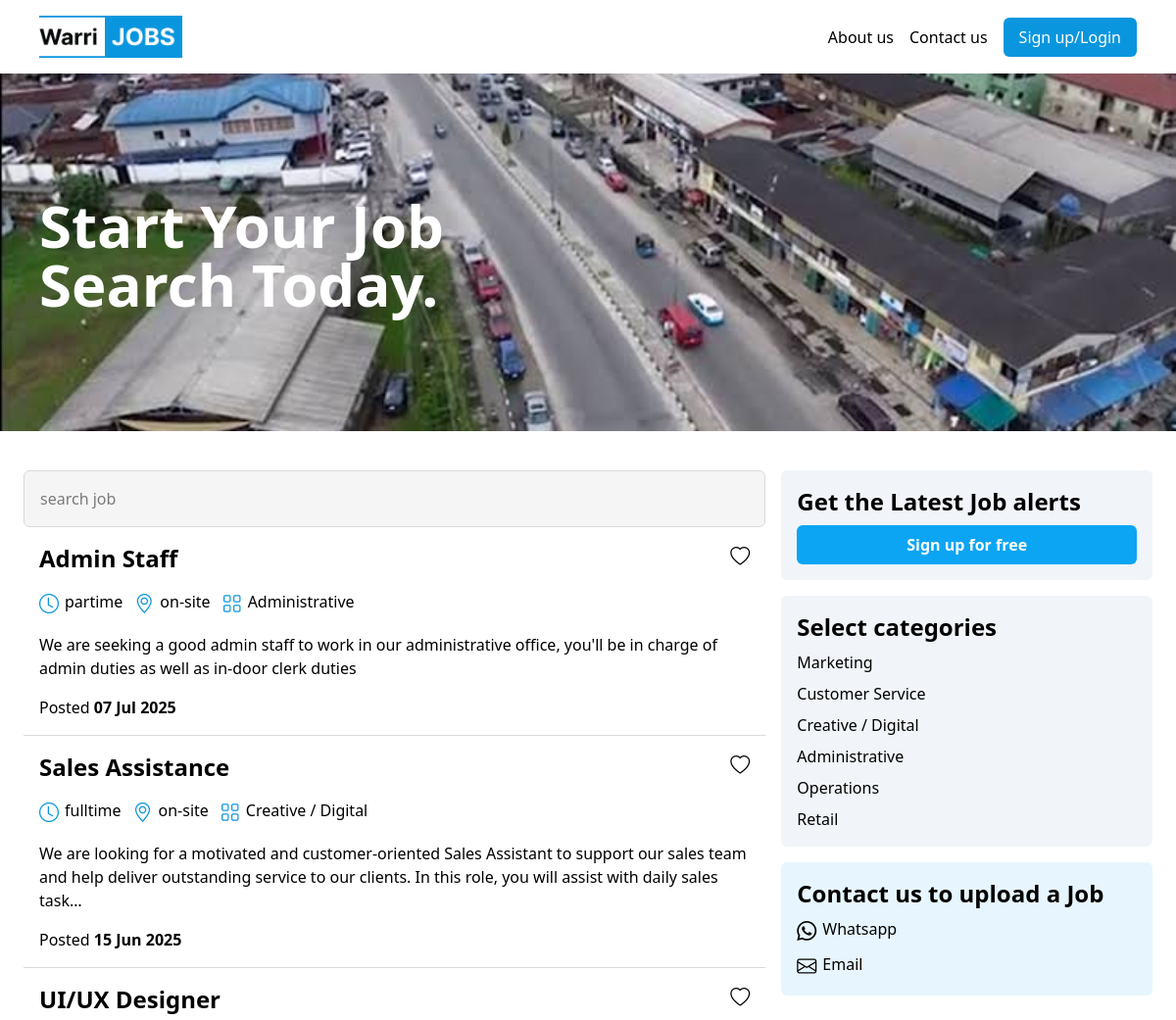
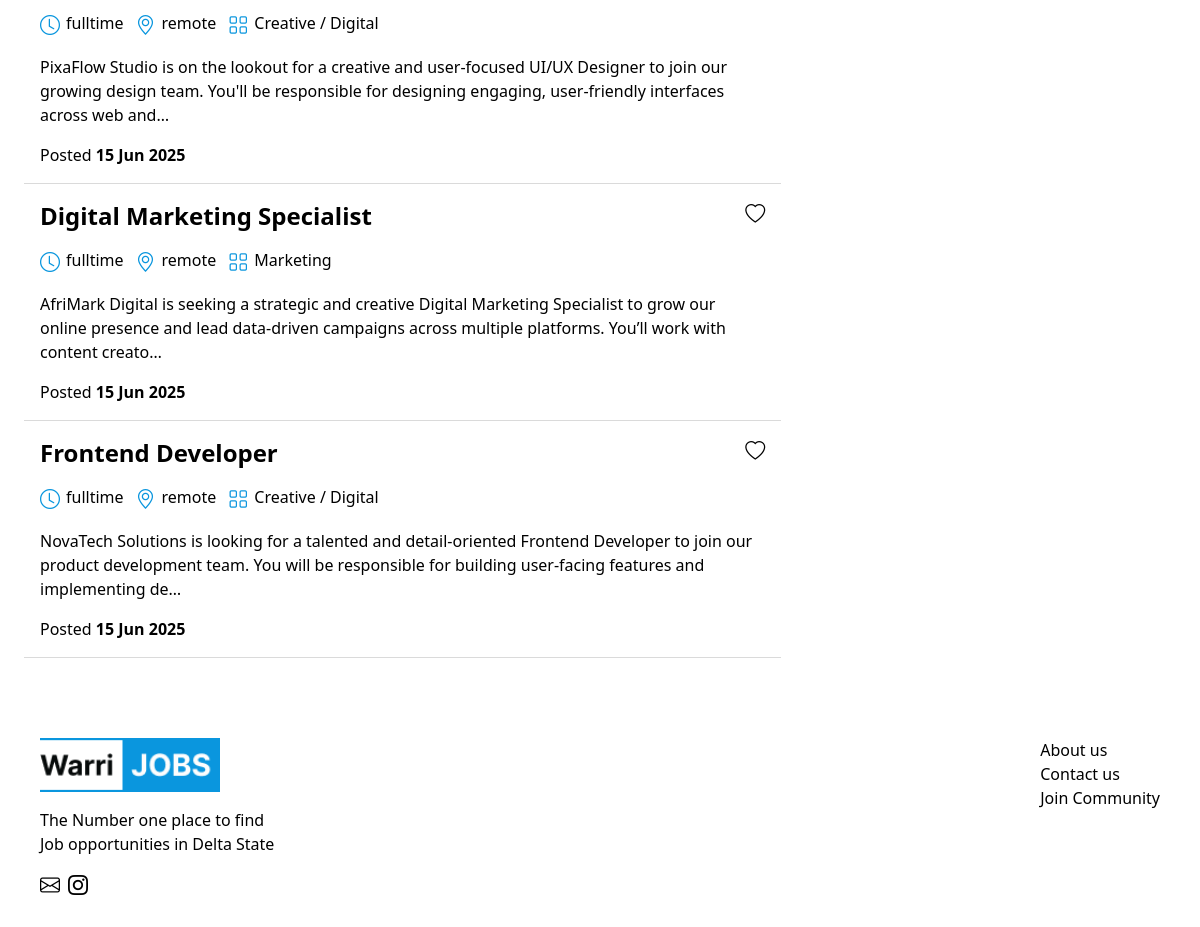
The page / on the database its author committed (2 pictures, top to bottom).
### jobs/models.py (models this page shows, shortened)
class JobsModel(models.Model):
    JOB_TYPE_CHOICES= {
        ('fulltime', 'Fulltime'),
        ('partime', 'Partime'),
    }
    WORK_LOCATION_CHOICES= {
        ('on-site', 'On-site'),
        ('remote', 'Remote'),
        ('hybrid', 'Hybrid'),
    }
    CATEGORY_CHOICES= {
        ('Customer Service', 'Customer Service'),
        ('Operations', 'Operations'),
        ('Marketing', 'Marketing'),
        ('Retail', 'Retail'),
        ('Administrative', 'Administrative'),
        ('Creative / Digital', 'Creative / Digital'),
    }
    title = models.CharField(max_length=200)
    description = models.TextField(max_length=1500)
    slug = AutoSlugField(populate_from='title', unique=True, blank=True, null=True, always_update=True)
    company_name = models.CharField(max_length=200)
    date_posted = models.DateTimeField(auto_now_add=True, null=True, blank=True)
    job_type = models.CharField( max_length=50, choices=JOB_TYPE_CHOICES )
    work_location = models.CharField( max_length=50, choices=WORK_LOCATION_CHOICES)
    categories = models.CharField( max_length=50,  choices=CATEGORY_CHOICES)
    core_tasks = models.TextField(max_length=1500)
    requirements = models.TextField(max_length=1500)
    nice_to_have = models.TextField(max_length=1500, null=True, blank=True)
    benefits = models.TextField(max_length=1500, null=True, blank=True)
    contact_info = models.CharField(max_length=1500)
    saved = models.ManyToManyField(RegularUSer, related_name='saved', blank=True )

### jobs/views.py (the view)
# urls.py: path('', homeview, name='home'),
def homeview(request):
    query = request.GET.get('search')
    if query:
        jobs = JobsModel.objects.filter( Q(title__icontains=query) | Q(categories__contains=query) )
        return redirect(f'search/?search={query}')
    else:
        jobs = JobsModel.objects.all().order_by('-date_posted')
    categories = JobsModel.CATEGORY_CHOICES
    user = request.user
    context = {
        'jobs':jobs,
        'categories' : categories,
        'query' : query,
        'user' : user,
    }
    return render(request, "index.html", context)

### jobs/templates/index.html (shortened to what this page needs)
{% load static %}
<!DOCTYPE html>
<html lang="en">
<head>
    <link rel="stylesheet" href="{% static 'dist/styles.css' %}">
    {% include 'links.html' %}
</head>
<body>
    {% include 'partials/navbar.html' %}
    {% block content %}
    <div class="w-full flex justify-center bg-center bg-cover" style="background-image: url('{% static "images/warri.jpg" %}')">
        <div class="w-full pb-20 pt-30 pl-4 pr-4
                    sm:w-6xl sm:pb-30 sm:pt-50  " >
        <h1 class="text-white font-bold text-4xl
                    sm:text-6xl                "> Start Your Job <br> Search Today.</h1>
        </div>
    </div>
    <div class="w-full flex justify-center pt-10" >
        <div class="w-full
                    sm:w-6xl sm:max-lg:pr-4 sm:max-lg:pl-4       ">
            <div class="flex justify-between w-full gap-4" >
                <div class=" w-full
                            sm:w-2/3 sm:flex sm:flex-col    ">
                     <form method="get" class="pl-4 pr-4 md:p-0 ">
                        <input class="w-full p-4 border-1 border-[#DADADA] bg-[#F5F5F5] rounded-md
                                      sm:m-0 " type="text" name="search" placeholder="search job">
                     </form>
                     {% for job in jobs %}
                     <div class="w-full flex flex-col p-4 gap-4 border-b-1 border-[#DADADA]" >
                        <div class="w-full flex justify-between">
                            <h2 class="text-2xl font-bold text-black "> <a href="{% url 'job-detail' job.slug %}">  {{ job.title }} </a> </h2>
                            <a href="{% url 'add_saved' job.id %}">
                                {% if request.user in job.saved.all %}
                                    <i class="bi bi-heart-fill text-xl text-[#0A96DE]"></i>
                                {% else %}
                                    <i class="bi bi-heart text-xl"></i>
                                {% endif %}
                            </a>
                        </div>
                        <div class="flex flex-row gap-3">
                            <div class="flex flex-row gap-1.5"> <i class="bi bi-clock text-[#0A96DE] text-xl"></i> <p> {{ job.job_type }}</p> </div>
                            <div class="flex flex-row gap-1.5"> <i class="bi bi-geo-alt text-[#0A96DE] text-xl"></i> <p>{{ job.work_location }}</p> </div>
                            <div class="flex flex-row gap-1.5 "> <i class="bi bi-grid text-[#0A96DE] text-xl "></i> <p>{{ job.categories }}</p> </div>
                        </div>
                        <p>  {{ job.description|truncatechars:200 }} </p>
                        <p> Posted <span class="font-semibold"> {{ job.date_posted|date:"d M Y" }} </span> </p>
                     </div>
                        {% empty %}
                            <i class="bi bi-box-seam"></i>
                            <p> They are no Jobs</p>
                      {% endfor %}
                </div>
                <div class=" hidden
                            sm:w-1/3 sm:flex sm:flex-col sm:gap-4 ">
                     {% if user.is_authenticated  %}
                     {% else %}
                     <div class="w-full flex flex-col p-4 gap-2 bg-slate-100 rounded-md ">
                        <h2 class="text-2xl font-bold">Get the Latest Job alerts </h2>
                        <a href="{% url 'register' %}" class="w-full bg-[#0BA5F4] p-2 text-center font-bold text-white rounded-md"> Sign up for free </a>
                     </div>
                     {% endif %}
                     <div class="w-full flex flex-col p-4 gap-2 bg-slate-100 rounded-md">
                        <h2 class="text-2xl font-bold">Select categories</h2>
                        {% for category, label in categories %}
                        <p> <a href="?search={{ category }}"> {{ category }} </a> </p>
                        {% endfor %}
                     </div>
                     <div class="w-full flex flex-col p-4 gap-2 bg-[#E7F6FE] rounded-md ">
                        <h2 class="text-2xl font-bold">Contact us to upload a Job </h2>
                        <div class="flex flex-row gap-1.5"> <i class="bi bi-whatsapp text-xl"></i> <p class="text-black"> Whatsapp </p> </div>
                        <div class="flex flex-row gap-1.5"> <i class="bi bi-envelope text-xl"></i> <p class="text-black"> Email </p> </div>
                     </div>
                </div>
            </div>
        </div>
    </div>
    {% endblock %}
    {% include 'links.html' %}
    {% include 'partials/footer.html' %}
</body>
</html>

### jobs/templates/links.html (shortened to what this page needs)
<link rel="stylesheet" href="https://cdn.jsdelivr.net/npm/bootstrap-icons@1.11.3/font/bootstrap-icons.css">
<script src="https://cdn.jsdelivr.net/npm/@tailwindcss/browser@4"></script>

### jobs/templates/partials/navbar.html (shortened to what this page needs)
{% load static %}
    <div class="w-full flex justify-center fixed bg-white z-[100]">
  <div class="w-6xl">
    <div class=" w-full flex justify-between items-center p-4 flex-row flex-wrap sm:flex-nowrap">
      <a href="{% url 'home' %}" class="">
        <img src="{% static 'images/wj-logo.png' %}" alt="Logo" class="w-auto">
      </a>
      <div id="menu" class="w-full md:max-lg:hidden  sm:hidden md:flex flex-col sm:flex-row gap-4 items-start md:items-center mt-4 md:mt-0 hidden sm:justify-end">
        <div class="flex flex-col sm:flex-row gap-4 pb-5 sm:pb-0">
        <a href="#">About us</a>
        <a href="#">Contact us</a>
        </div>
        {% if user.is_authenticated %}
        <div class="flex flex-col md:flex-row gap-4 w-full md:w-auto">
          <div class="flex items-center gap-2">
            <i class="bi bi-heart text-[#0A96DE] text-2xl"></i>
            <a href="{% url 'saved' %}" class="text-black font-semibold">Saved</a>
          </div>
          <a href="#" class="bg-[#E7F6FE] py-2 px-4 text-black font-bold rounded-md flex items-center gap-2">
            <i class="bi bi-person-circle text-[#0A96DE] text-2xl"></i> {{ user.full_name }}
          </a>
        </div>
        {% else %}
        <a href="{% url 'register' %}" class="bg-[#0A96DE] py-2 px-4 text-white rounded-md w-full md:w-auto text-center">
          Sign up/Login
        </a>
        {% endif %}
      </div>
    </div>
  </div>
</div>

### jobs/templates/partials/footer.html
{% load static %}
<div class="w-full flex justify-center  pt-10 pb-10 mt-10" >
    <div class="w-6xl" >
        <div class="w-full flex flex-col gap-4 pl-4 pr-4
                    sm:flex-row sm:justify-between ">
            <div class="flex flex-col gap-4">
                <img src="{% static 'images/wj-logo.png' %}"  class="w-45" alt="">
                <p class="w-60" >The Number one place to find Job opportunities in Delta State</p>
                <div class="flex flex-row gap-2">
                    <i class="bi bi-envelope text-xl"></i>
                    <i class="bi bi-instagram text-xl"></i>
                </div>
            </div>
             <div class="flex flex-col">
                <a href=""> About us</a>
                <a href=""> Contact us </a>
                <a href=""> Join Community</a>
             </div>
        </div>
    </div>
</div>

### rows shown on the page
JobsModel: title "Admin Staff", job_type "partime", work_location "on-site", categories "Administrative", description "We are seeking a good admin staff to work in our administrative office, you'll be in charge of admin duties as well as in-door clerk duties", date_posted "07 Jul 2025"
JobsModel: title "Sales Assistance", job_type "fulltime", work_location "on-site", categories "Creative / Digital", description "We are looking for a motivated and customer-oriented Sales Assistant to support our sales team and help deliver outstanding service to our clients. In this role, you will assist with daily sales task…", date_posted "15 Jun 2025"
JobsModel: title "UI/UX Designer", job_type "fulltime", work_location "remote", categories "Creative / Digital", description "PixaFlow Studio is on the lookout for a creative and user-focused UI/UX Designer to join our growing design team. You'll be responsible for designing engaging, user-friendly interfaces across web and…", date_posted "15 Jun 2025"
JobsModel: title "Digital Marketing Specialist", job_type "fulltime", work_location "remote", categories "Marketing", description "AfriMark Digital is seeking a strategic and creative Digital Marketing Specialist to grow our online presence and lead data-driven campaigns across multiple platforms. You’ll work with content creato…", date_posted "15 Jun 2025"
JobsModel: title "Frontend Developer", job_type "fulltime", work_location "remote", categories "Creative / Digital", description "NovaTech Solutions is looking for a talented and detail-oriented Frontend Developer to join our product development team. You will be responsible for building user-facing features and implementing de…", date_posted "15 Jun 2025"

### other values the page prints
{{ category }} "Marketing" "Customer Service" "Creative / Digital" "Administrative" "Operations" "Retail"
